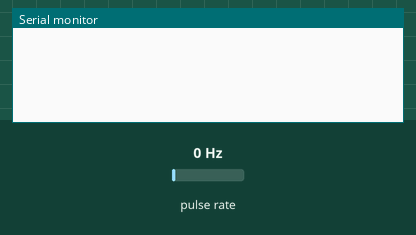
Simulated run of this sketch. Board: Arduino Uno, built with avr-gcc and run on an emulated ATmega328P. Shown: the last lines printed to the serial monitor. Wiring (inferred from the names in the program): pulse sensor: data pin 2. Inputs (shaded band) come from the test bench; at power-on: pulse rate 0 Hz.

Above: at 1.2 s.
1.3 s: pulse rate (sensor on pin 2) set to 4 Hz
At 1.73 s:
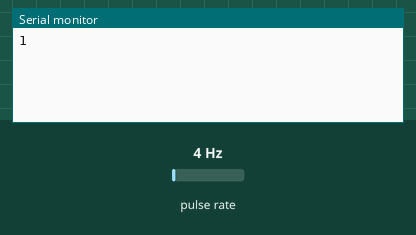
3.3 s: pulse rate (sensor on pin 2) set to 50 Hz
At 4.0 s:
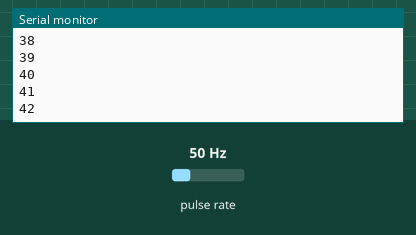
Timing chart, 0 to 6.3 s (numbered marks = the images above; inputs shaded):
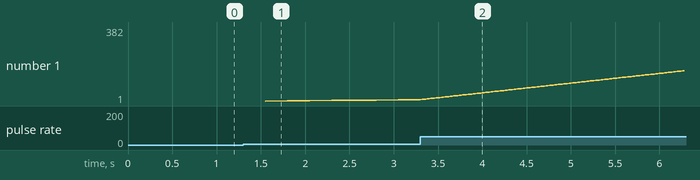

Measured:
- after the input at 1.3 s, the serial monitor: prints a new line after 0.25 s (image 1)
- after the input at 3.3 s, the serial monitor: prints a new line after 0.60 s (image 2)
- plotted number 1: 7 → 382 after the input at 3.3 s

The sketch:

interrupciones_encoder_robotDiferencial.ino
```cpp
const int encoderR = 2;
int i=0;

void setup() {
  // put your setup code here, to run once:
  Serial.begin(9600);
  attachInterrupt(digitalPinToInterrupt(encoderR), tick, FALLING);
}

void tick(){
  i++;
  Serial.println(i);
}

void loop() {
  // put your main code here, to run repeatedly:

}
```
